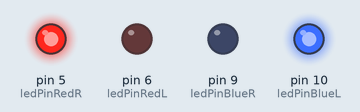
Simulated run of this sketch. Board: Arduino Uno, built with avr-gcc and run on an emulated ATmega328P. Parts: output pins drawn as LEDs (lit = HIGH).

Above: at 0.15 s.
At 1.95 s:
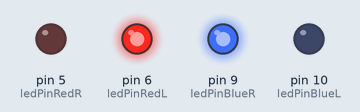
At 5.25 s:
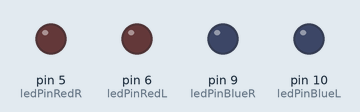
Timing chart, 0 to 5.5 s (numbered marks = the images above):
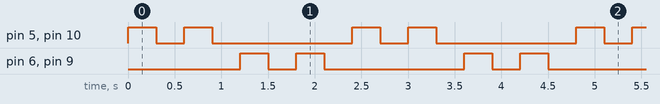

The sketch:

_01_Led_PWM_PoliceLights_Pattern.ino
```cpp
// Police lights Pattern R/L - R/L
// write by Oleksandra Baga

const int ledPinBlueL = 10;
const int ledPinBlueR = 9;
const int ledPinRedL = 6;
const int ledPinRedR = 5;

void setup ()
{

}

void loop()
{
  for (int i = 0; i < 2; i++)
  {
    analogWrite(ledPinBlueL, 255);
    analogWrite(ledPinRedR, 255);
    delay(300);
    analogWrite(ledPinBlueL, 0);
    analogWrite(ledPinRedR, 0);
    delay(300);
  }
  for (int i = 0; i < 2; i++)
  {
    analogWrite(ledPinBlueR, 255);
    analogWrite(ledPinRedL, 255);
    delay(300);
    analogWrite(ledPinBlueR, 0);
    analogWrite(ledPinRedL, 0);
    delay(300);
  }
}
```

Measured:
- by itself, pin 5 (ledPinRedR), pin 6 (ledPinRedL), pin 9 (ledPinBlueR), pin 10 (ledPinBlueL): repeats every 2.4 s: LOW 0.30 s, HIGH 0.30 s, LOW 1.5 s, HIGH 0.30 s
